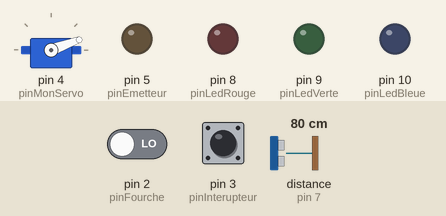
Simulated run of this sketch. Board: Arduino Uno, built with avr-gcc and run on an emulated ATmega328P. Shown: servo, output pins drawn as LEDs (lit = HIGH). Wiring (inferred from the names in the program): ultrasonic range finder: trigger pin 6; echo pin 7. The test bench sets the inputs (shaded band); at power-on: pin 2 (pinFourche) LOW, pin 3 (pinInterupteur) LOW, distance to the obstacle (sensor on pin 7) 80 cm. The echo pulse lasts 58.3 µs per cm; pins used as bus, display or sensor lines are not drawn.

Above: at 1.2 s.
1.3 s: pin 2 (pinFourche) driven HIGH
At 4.0 s:
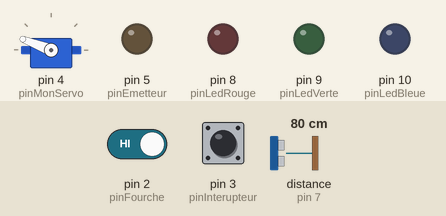
4.3 s: pin 3 (pinInterupteur) pulled HIGH for 0.25 s
At 4.5 s:
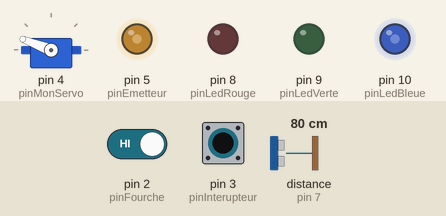
7.3 s: distance to the obstacle (sensor on pin 7) set to 12 cm
8.8 s: distance to the obstacle (sensor on pin 7) set to 9 cm
At 9.5 s:
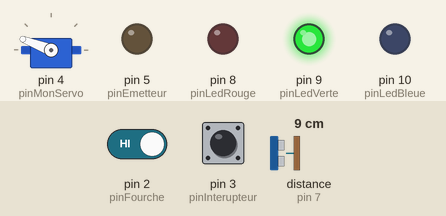
10.5 s: pin 3 (pinInterupteur) pulled HIGH for 1 s
At 10.77 s:
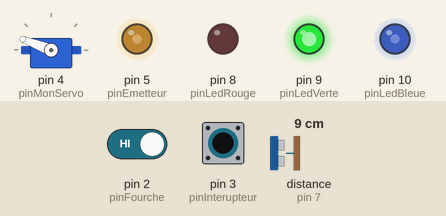
13.5 s: pin 2 (pinFourche) driven LOW
At 16.3 s:
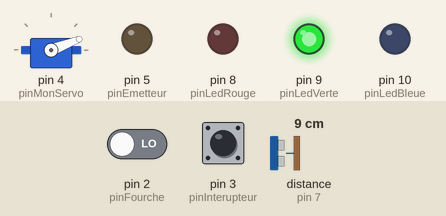
Timing chart, 0 to 17.5 s (numbered marks = the images above; inputs shaded):
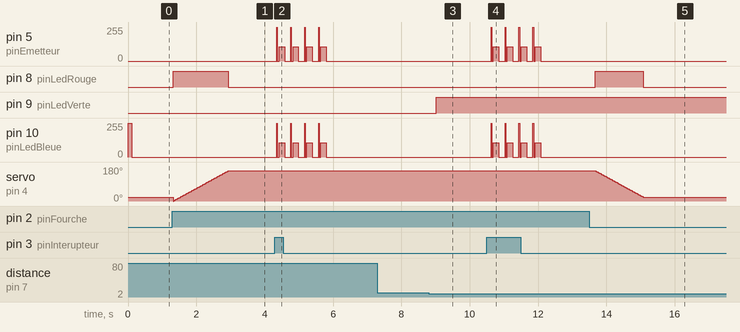

The sketch:

MaquetteV1.ino
```cpp
/* Mise en oeuvre des éléments suivants :
  - d'un détecteur optique
  - d'un servomoteur
  - d'un capteur ultrason
  - d'un bouton poussoir
  - d'un emetteur RF 433 MHz

   Fonctionnements :
A la détection d'un changement d'état sur le fourche optique (coupure du faisceau, libération du faisceau (utilisation d'une interruption))
le servo moteur s'actionne alternativement dans un sens ou dans l'autre. Lorsqu'il est en fonctionnement, la led rouge s'allume.

Lorsqu'une détection (de proximité) ultrason est réalisée, la led verte s'allume.

Lorsque l'interrupteur est appuyé (utilisation d'une interruption), un code est envoyé 4 fois sur la bande des 433 MHz.
Lorsque le code est envoyé, la led bleue s'allume.
*/

// pour utilisation du servomoteur
#include <Servo.h>

// Déclarations
///////////////
//création d'un nouveau servomoteur
Servo monServo;
const int pinMonServo = 4;
int angle;
int testDepartGarage=0;

// fourche optique
const int pinFourche = 2; // (interruption sur pin 2)
// info led détection fourche
int ledRouge = 0;
const int pinLedRouge = 8;

// capteur ultrason
const int pinTriggerUltrason=6;
const int pinEchoUltrason=7;
const unsigned long MEASURE_TIMEOUT = 2900UL; // temps correspondant à environ 10 cm à 340m/s
const float SOUND_SPEED = 340.0 / 1000;
const int DistanceMax = 10; // fixe la distance maximale de détection
boolean detection; // résultat de détection
const int pinLedVerte = 9;


// bouton
const int pinInterupteur = 3; // (interruption sur pin 3)
const int pinLedBleue = 10;
int ledBleue = 0;


// Emetteur 433 MHz
const int pinEmetteur = 5;
const char codebouton[]="1001001001001001"; //  code à  envoyer
//const char codebouton[]="0000000000"; //  code à  envoyer
const int nbrepet=4; // nbre de répétition du code
const int tempsHaut1=10; // durée ms niveau haut pour un 1
const int tempsBas1=3; // durée ms niveau bas pour un 1
const int tempsHaut0=3; // durée ms niveau haut pour un 0
const int tempsBas0=10; // durée ms niveau bas pour un 0
const int tempsEntreRepetition=200; // durée ms niveau bas pour un 0
// Initialisations
///////////////
void setup()
{
    //on déclare l'entrée du servo connectée sur la broche 2
    monServo.attach(pinMonServo);
    // garage fermé au début
    monServo.write(20);

    // on déclare l'interuption détecteur fourche pour exécuter la fonction allumerLedRouge sur chaque changement
    attachInterrupt(digitalPinToInterrupt(pinFourche), allumerLedRouge, CHANGE );
    // on déclare la sortie led Rouge : elle s'allumera si le moteur fonctionne
    pinMode(pinLedRouge, OUTPUT);
    digitalWrite(pinLedRouge,LOW);

    // on déclare la sortie led verte : elle s'allumera si on détecte en ultrason
    pinMode(pinLedVerte, OUTPUT);
    digitalWrite(pinLedVerte,LOW);

    // détecteur ultrason
    pinMode(pinTriggerUltrason,OUTPUT);
    digitalWrite(pinTriggerUltrason, LOW); // mise à 0 à l'initialisation
    pinMode(pinEchoUltrason,INPUT);

    // on déclare l'interuption détecteur fourche pour exécuter la fonction allumerLedRouge sur chaque changement
    attachInterrupt(digitalPinToInterrupt(pinInterupteur), allumerLedBleue, CHANGE );
    // on déclare la sortie led Bleue : elle s'allumera si le moteur fonctionne
    pinMode(pinLedBleue, OUTPUT);
    digitalWrite(pinLedBleue,HIGH);
    // on déclare la sortie émetteur
    pinMode(pinEmetteur, OUTPUT);


    //on oublie pas de démarrer la liaison série ;-)
    Serial.begin(9600);
}

// Boucle sur instructions
///////////////
void loop() {
  //


  // test interruption sur capteur ultrason et allumage led verte
  detection = detectionUltrason(DistanceMax);
  if(detection){
    digitalWrite(pinLedVerte,HIGH);
  }
  else {
    digitalWrite(pinLedVerte,LOW);
  }

  // test interruption sur capteur optique et allumage led rouge
  if(testDepartGarage == 1) {
    if(ledRouge==0) {
      digitalWrite(pinLedRouge,HIGH);
      angleModif(160); // ouverture garage
      digitalWrite(pinLedRouge,LOW);
      testDepartGarage=0;
    }
    else {
      digitalWrite(pinLedRouge,HIGH);
      angleModif(20); // fermeture garage
      digitalWrite(pinLedRouge,LOW);
      testDepartGarage=0;
    }
  }

  // test interuption sur poussoir
  if(ledBleue==1) {
    Emission(codebouton); // émission du code
  }
  else {
    digitalWrite(pinLedBleue,LOW);
  }
  delay(100);
}


// fonctions de gestion des angles du servomoteur
void angleModif(int angleAttendu)
{
  if(angle < angleAttendu) {
    // on incrémente l'angle
    anglePlus(angleAttendu);
  }
  else if(angle > angleAttendu) {
    // on décrémente l'angle
    angleMoins(angleAttendu);
  }
}
void anglePlus(int angleAttendu)
{
  while(angle < angleAttendu)
  {
    monServo.write(angle++);
    delay(10);
    }
}
void angleMoins(int angleAttendu)
{
  while(angle > angleAttendu)
    {
      monServo.write(angle--);
      delay(10);
    }
}


// fonction d'interruption sur faisceau
// interuption sur changement : si cela change, on teste la valeur courante, ce qui permet
//   d'éviter les rebonds visuellement
void allumerLedRouge()
{
  testDepartGarage=1;
  if(digitalRead(pinFourche)==1){
    ledRouge=0;
  }
  else {
    ledRouge=1;
  }
}

// fonction d'interruption sur poussoir
// interuption sur changement : si cela change, on teste la valeur courante, ce qui permet
//   d'éviter les rebonds visuellement
void allumerLedBleue() {
  ledBleue=digitalRead(pinInterupteur)==1 ? 1:0;
}

// fonction détection par ultrason
boolean detectionUltrason(int DMax)
{
// TRIGGER PULSE
  boolean detect=false;
  // envoi d'un pulse
  digitalWrite(pinTriggerUltrason, HIGH);
  delayMicroseconds(10);
  digitalWrite(pinTriggerUltrason, LOW);
  // écoute de l'écho
  long measure = pulseIn(pinEchoUltrason, HIGH, MEASURE_TIMEOUT);
  //Serial.print("mesure de temps : ");
  //Serial.println(measure);
  float distance_mm = measure / 2.0 * SOUND_SPEED;
  delay(100);

  if(distance_mm >10 && distance_mm < DMax*10) {
    detect = true;
  }
  return detect;
}

// fonction qui permet d'émettre des niveaux vers l'emetteur 433 MHz
void Emission(const char* code)
{
  // code de 10 digits obligatoirement
  for(int j=0;j<nbrepet;j++) { // boucle pour nbrepet répétitions de l'émission
    for(int i=0;i<16;i++) { // boucle sur les 10 digits du code
      if(code[i]=='1') {
        // émission d'un "1"
        digitalWrite(pinEmetteur,HIGH);
        digitalWrite(pinLedBleue,HIGH);
        delay(tempsHaut1); // niveau HIGH pendant tempsHaut1 ms
        digitalWrite(pinEmetteur,LOW);
        digitalWrite(pinLedBleue,LOW);
        delay(tempsBas1); // niveau HIGH pendant tempsBas1 ms
      }
      else { // émission d'un "0"
        digitalWrite(pinEmetteur,HIGH);
        digitalWrite(pinLedBleue,HIGH);
        delay(tempsHaut0); // niveau HIGH pendant tempsHaut0 ms
        digitalWrite(pinEmetteur,LOW);
        digitalWrite(pinLedBleue,LOW);
        delay(tempsBas0); // niveau HIGH pendant tempsBas0 ms
      }
    }
    delay(tempsEntreRepetition); // attente tempsEntreRepetition ms entre deux émissions du code complet
  }
}
```

Measured:
- the behaviour switches between 11 and 10 cm on distance to the obstacle (sensor on pin 7) (found by bisection; images 2 and 3)
- after the input at 1.3 s, pin 8 (pinLedRouge): LOW → HIGH at once, → LOW 1.6 s later
- after the input at 4.3 s, pin 5 (pinEmetteur), pin 10 (pinLedBleue): 0/255 → 255/255 after 0.05 s, then repeats every 0.41 s: 0/255 0.05 s, 108/255 0.16 s, 0/255 0.18 s, 255/255 0.02 s, until it stays 0/255 from 5.8 s
- after the input at 7.3 s, every drawn part: stays the same
- after the input at 8.8 s, pin 9 (pinLedVerte): LOW → HIGH after 0.22 s
- after the input at 10.5 s, pin 5 (pinEmetteur), pin 10 (pinLedBleue): 0/255 → 255/255 after 0.13 s, then repeats every 0.41 s: 0/255 0.05 s, 108/255 0.16 s, 0/255 0.18 s, 255/255 0.02 s, until it stays 0/255 from 12.1 s
- after the input at 13.5 s, pin 8 (pinLedRouge): LOW → HIGH after 0.17 s, → LOW 1.4 s later
